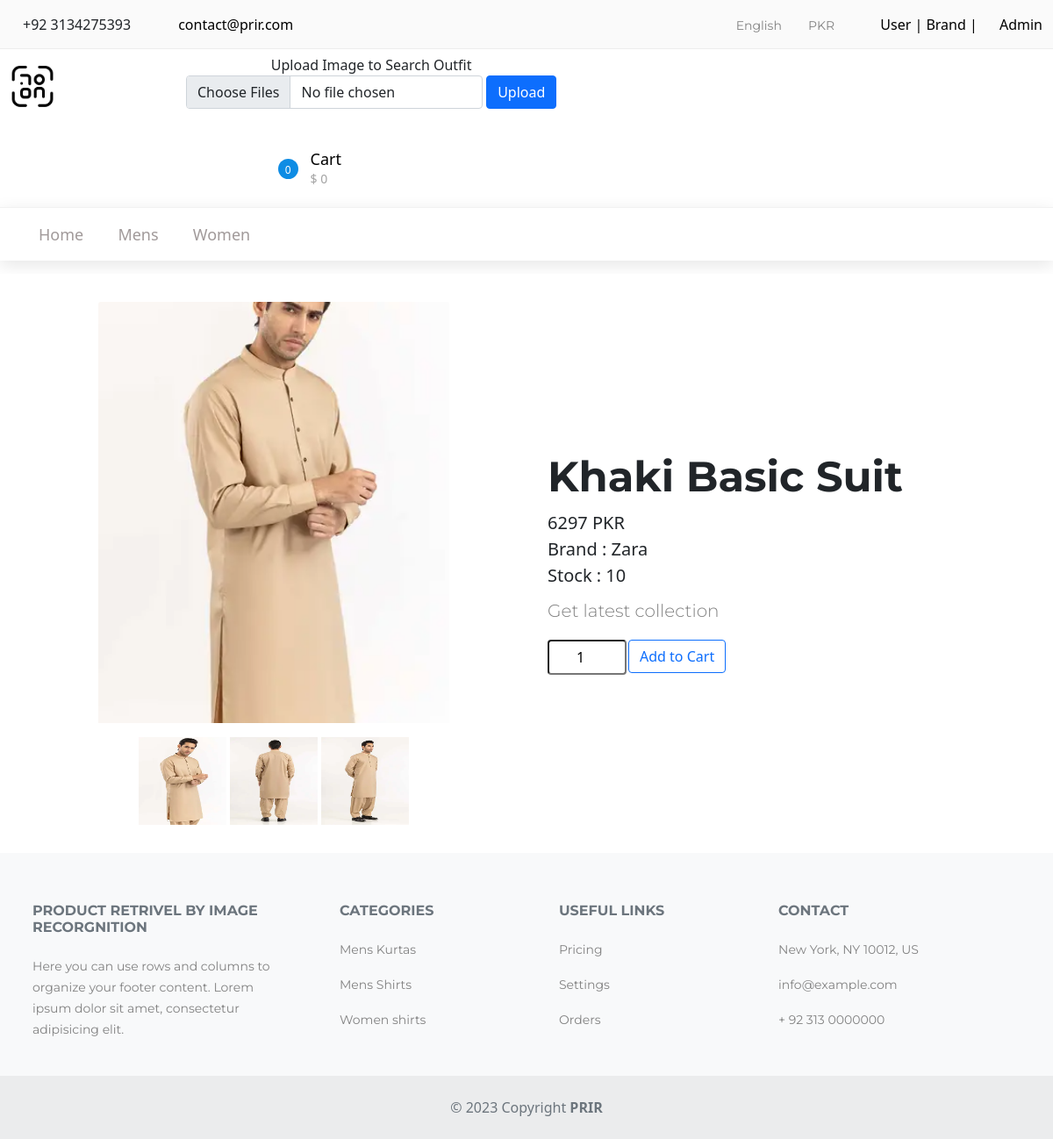
/get_single_product/khaki-basic-suit, run on the app's committed database.
### app/models.py (models this page shows, shortened)
class PImage(models.Model):
    Product = models.ForeignKey(Product,on_delete=models.CASCADE)
    Product_Image = models.ImageField(upload_to='Product_Images/')
    def __str__(self):
        return self.Product.Product_Name

class Product(models.Model):
    Product_Name = models.CharField(max_length=40)
    Product_Price = models.CharField(max_length=20)
    Product_Category = models.CharField(max_length=20)
    Product_Description = models.TextField(max_length=50)
    Product_Stock = models.IntegerField(default=0)
    slug = models.SlugField(unique=True, null=True, blank=True)
    Product_Brand = models.ForeignKey(Brand, on_delete=models.CASCADE)

class Brand(models.Model):
    Brand_id = models.AutoField
    Brand_Name = models.CharField(max_length=20)
    Brand_Email = models.EmailField(null=True)
    Brand_Password = models.CharField(max_length=20,null=True)
    Brand_Address = models.TextField(null=True)
    Brand_City = models.CharField(max_length=25,null=True)
    Brand_State = models.CharField(max_length=20,null=True)
    Brand_Zip = models.CharField(max_length=15,null=True)
    Brands_Logo = models.ImageField(upload_to='Brands_Logo/',null=True)
    def __str__(self):
        return self.Brand_Name

### app/views.py (the view)
# urls.py: path('get_single_product/<slug>',views.get_single_product,name='get_single_product'),
def get_single_product(request,slug):
    product = Product.objects.get(slug=slug)
    FImage = PImage.objects.filter(Product=product).first
    productsImages = PImage.objects.filter(Product=product)
    print(productsImages)
    context = {'product': product, 'FeaturedImage': FImage, 'images': productsImages}
    return render(request, 'single_product.html', context=context)

### app/templates/single_product.html (shortened to what this page needs)
{% extends 'base.html' %}
{% block main_content %}
        <section class="py-3">
            <div class="container px-4 px-lg-5 my-3">
                <div class="row gx-4 gx-lg-5 align-items-center">
                    <div class="col-md-6 text-center">
                        <img class="card-img-top mb-5 mb-md-0" id="main-image" style="height: 30rem;width: 25rem; object-fit: cover" src="/media/{{FeaturedImage.Product_Image}}" alt="..." />
                        <div class="thumbs-wrap mt-3">
                          {% for image in images %}
                          <a href="#" class="item-thumb"> <img src="/media/{{image.Product_Image}}"  width="100" height="100" onclick="setImage(this)"></a>
                          {% endfor %}
                        </div>
                    </div>
                    <div class="col-md-6">
                        <h1 class="display-5 fw-bolder">{{ product.Product_Name }}</h1>
                        <div class="fs-5 mb-2">
                            <span>{{ product.Product_Price }} PKR</span><br>
                            <span>Brand : {{ product.Product_Brand }}</span><br>
                            <span>Stock : {{ product.Product_Stock }}</span>
                        </div>
                        <p class="lead">{{ product.Product_Description }}</p>
                        <form method="post" action="/add_to_cart/">
                            <div class="field has-addons flex row">
                                <div class="control col-2">
                                    <input type="number" name="quantity" value="1" class="input rounded" min="1" id="" style="width: 90px; height: 40px; text-align: center">
                                </div>
                                <div class="control col-10">
                                    <button class="btn  btn-outline-primary">Add to Cart</button>
                                </div>
                            </div>
                        </form>
                    </div>
                </div>
            </div>
        </section>
{% endblock main_content %}

### app/static/css/style.css (style rules this page uses)
* { margin: 0; padding: 0; -webkit-font-smoothing: antialiased; -webkit-text-shadow: rgba(0,0,0,.01) 0 0 1px; text-shadow: rgba(0,0,0,.01) 0 0 1px; }
body { font-family: "Montserrat", "Helvetica Neue", Arial, sans-serif; font-size: 14px; font-weight: 400; background: #FFFFFF; color: #000000; }
p { font-family: "Montserrat", "Helvetica Neue", Arial, sans-serif; font-size: 14px; line-height: 1.7; font-weight: 400; color: #828282; -webkit-font-smoothing: antialiased; -webkit-text-shadow: rgba(0,0,0,.01) 0 0 1px; text-shadow: rgba(0,0,0,.01) 0 0 1px; }
h1 { font-size: 48px; }
h1, h2, h3, h4, h5, h6 { font-family: "Montserrat", "Helvetica Neue", Arial, sans-serif; font-weight: 500; -webkit-font-smoothing: antialiased; -webkit-text-shadow: rgba(0,0,0,.01) 0 0 1px; text-shadow: rgba(0,0,0,.01) 0 0 1px; }
section { display: block; position: relative; box-sizing: border-box; }
@media (min-width: 1200px) { .container { max-width: 1300px !important; } }

### data on the page
PImage: Product_Image (picture)
PImage: Product_Image (picture)
PImage: Product_Image (picture)
Product: Product_Name "Khaki Basic Suit", Product_Price "6297", Product_Brand "Zara", Product_Stock "10", Product_Description "Get latest collection"
